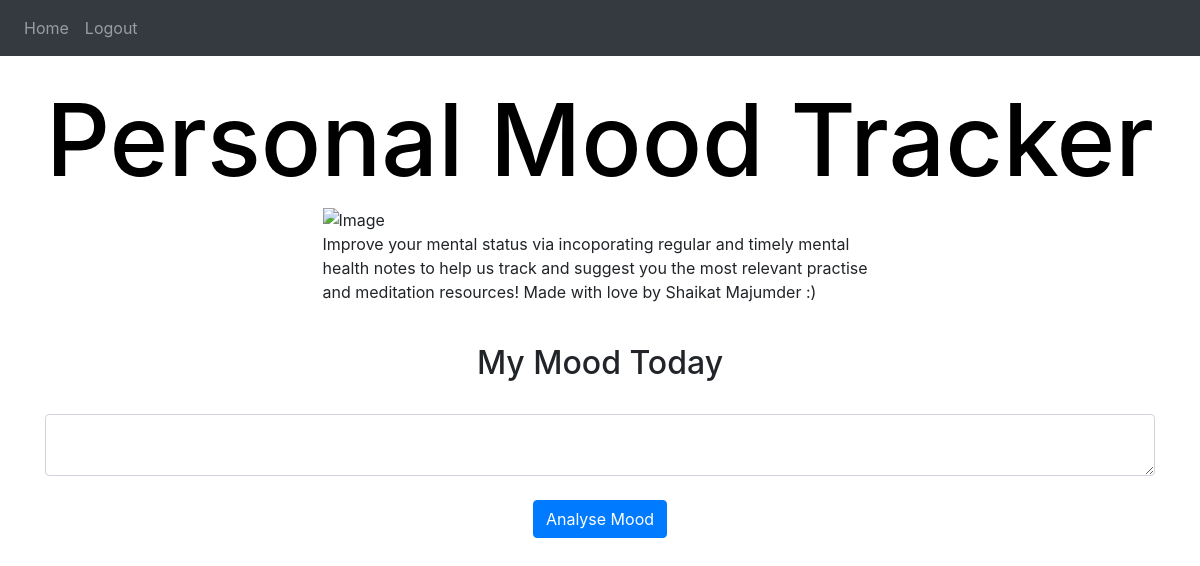
/ (signed in), run on an earlier commit of the app's database.
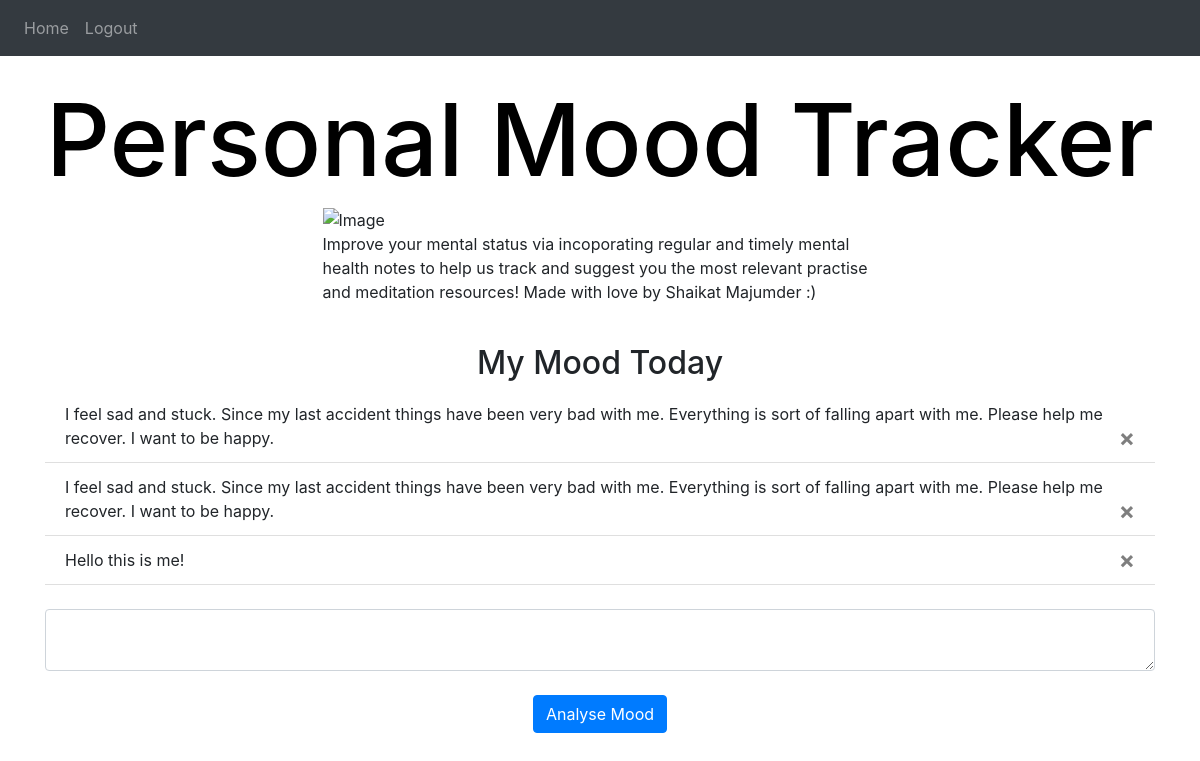
And on a later commit of the database.
### Website/models.py (models this page shows)
class Note(db.Model):
    id = db.Column(db.Integer, primary_key=True)
    data = db.Column(db.String(10000))
    date = db.Column(db.DateTime(timezone=True),default=func.now())
    user_id = db.Column(db.Integer, db.ForeignKey('user.id'))

### Website/views.py (the view, shortened to what this page needs)
@views.route('/', methods=["GET","POST"])
@login_required
def home():
    return render_template("home.html", user = current_user)

### Website/__init__.py (called while the page is built)
def create_app():
    app = Flask(__name__)
    app.config['SECRET_KEY'] = 'wrgrgwegrg'
    app.config['SQLALCHEMY_DATABASE_URI'] = f'sqlite:///{DB_NAME}'
    db.init_app(app)
    from .views import views
    from .auth import auth
    app.register_blueprint(views, url_prefix = '/')
    app.register_blueprint(auth, url_prefix='/')
    from .models import User,Note
    create_database(app)
    login_manager = LoginManager()
    login_manager.login_view = 'auth.login'
    login_manager.init_app(app)
    @login_manager.user_loader
    def load_user(id):
        return User.query.get(int(id))
    return app

### Website/templates/home.html (shortened to what this page needs)
{% extends "base.html" %} {% block title %}Home{% endblock %}
{% block content %}
<html>
<head>
</head>
<body>
<br>
<div >
    <h1 > Personal Mood Tracker</h1>
    <img src='https://cdn.dribbble.com/users/37637/screenshots/4857499/dribble_logo.png' alt="Image" class="center">
</div>
<div class = "p1">
    <p>Improve your mental status via incoporating regular and timely mental health notes to help us track and
    suggest you the most relevant practise and meditation resources! Made with love by Shaikat Majumder :)</p>
</div>
<br>
<h2 align="center"> My Mood Today</h2>
<ul class="list-group list-group-flush" id="notes">
    {% for note in user.notes %}
    <li class="list-group-item">
        {{note.data}}
    <button type="button" class="close" onClick="deleteNote({{note.id}})">
        <span aria-hidden="true">&times;</span>
    </button>
    </li>
    {% endfor %}
</ul>
<br>
<form method = "POST">
    <textarea name = "note" id ="note" class = "form-control"></textarea>
    <br>
    <div align = "center">
        <button type="submit" class="btn btn-primary"> Analyse Mood </button>
    </div>
</form>
<br>
</body>
</html>
{% endblock %}

### Website/templates/base.html (shortened to what this page needs)
<!DOCTYPE html>
<html>
    <head>
        <link
      rel="stylesheet"
      href="https://stackpath.bootstrapcdn.com/bootstrap/4.4.1/css/bootstrap.min.css"
    />
    <link
      rel="stylesheet"
      href="https://stackpath.bootstrapcdn.com/font-awesome/4.7.0/css/font-awesome.min.css"
    />
    </head>
    <body>
        <nav class ="navbar navbar-expand-lg navbar-dark bg-dark" >
            <div class="collapse navbar-collapse" id ="navbar">
                <div class="navbar-nav">
                    {% if user.is_authenticated %}
                    <a class = "nav-item nav-link" id = "home" href = "/home">Home</a>
                    <a class = "nav-item nav-link" id = "logout" href = "/logout">Logout</a>
                    {% else %}
                    <a class = "nav-item nav-link" id = "login" href = "/login">Login</a>
                    <a class = "nav-item nav-link" id = "signUp" href = "/signup">Sign Up</a>
                    {% endif %}
                </div>
            </div>
        </nav>
    <div class = "container">
        {% block content %}
        {% endblock %}
    </div>
    </body>
</html>

### Website/templates/home.html (style rules this page uses)
body { background-color: white; }
h1 { color: black; text-align: center; font-size: 100px; }
.center { display: block; margin-left: auto; margin-right: auto; width: 50%; }
.p1 { display: block; margin-left: auto; margin-right: auto; width: 50%; }

What changed in the data, as far as the page shows it:
added Note: data "I feel sad and stuck. Since my last accident things have been very bad with me. Everything is sort of falling apart with me. Please help me recover. I want to be happy."
added Note: data "I feel sad and stuck. Since my last accident things have been very bad with me. Everything is sort of falling apart with me. Please help me recover. I want to be happy."
added Note: data "Hello this is me!"
